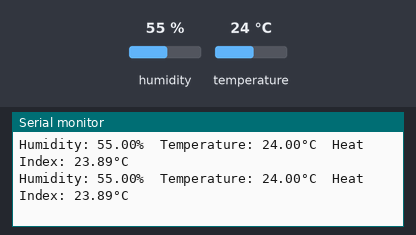
Bench run of a sketch on a simulated Arduino Nano, built with avr-gcc and run on an emulated ATmega328P. Shown: the last lines printed to the serial monitor. The inputs (shaded band) are chosen by the test bench; at power-on: humidity 55 %, temperature 24 °C.

Above: at 4.8 s.
4.9 s: humidity set to 22 %
At 7.3 s:
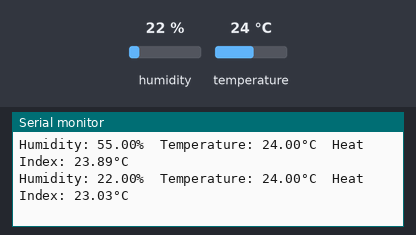
7.9 s: temperature set to 12 °C
At 8.6 s:
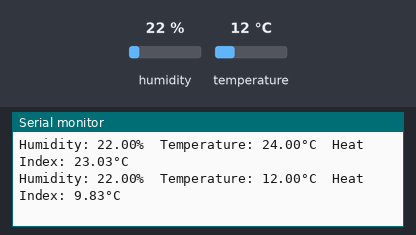
10.9 s: humidity set to 40 %
At 13.4 s:
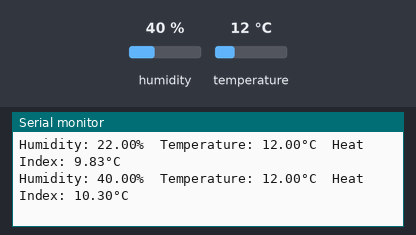
Timing chart, 0 to 14.9 s (numbered marks = the images above; inputs shaded):
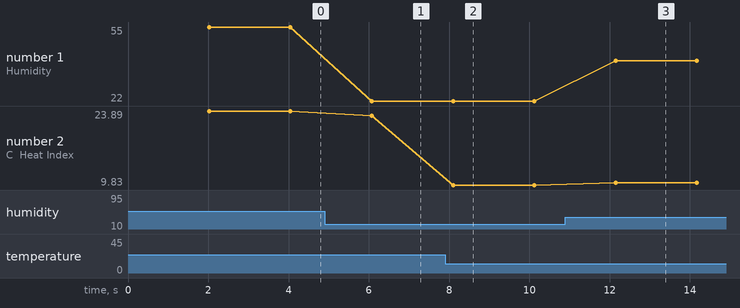

Measured:
- after the input at 4.9 s, the serial monitor: prints a new line after 1.2 s (image 1)
- after the input at 7.9 s, the serial monitor: prints a new line after 0.20 s (image 2)
- after the input at 10.9 s, the serial monitor: prints a new line after 1.2 s (image 3)
- plotted number 1: 55 → 22 after the input at 4.9 s, 22 → 40 after the input at 10.9 s
- plotted number 2: 23.89 → 23.03 after the input at 4.9 s, 23.03 → 9.83 after the input at 7.9 s, 9.83 → 10.3 after the input at 10.9 s

The sketch:

dht11.ino
```cpp
/*
 * ==================================================
 * File Name:      dht11.ino
 * Description:    Displays temperature, humidity, and heat index using a DHT11 sensor.
 * Author:         Alberto Castañeiras
 * Creation Date:  2024-10-20
 * Version:        1.0
 * ==================================================
 * Hardware:       Arduino Nano, DHT11 sensor
 * Dependencies:   DHT library
 * Notes:
 * ==================================================
 * DHT11 Sensor:
 *   D2 ==> Data Pin
 * ==================================================
 */
#include "DHT.h"

#define DHTPIN 2      // Pin where the DHT11 is connected
#define DHTTYPE DHT11 // Specify the type of DHT sensor

// Initialize the DHT11 sensor
DHT dht(DHTPIN, DHTTYPE);

void setup()
{
    Serial.begin(9600);

    dht.begin(); // Start the DHT sensor
}

void loop()
{
    // Wait a few seconds between measurements
    delay(2000);

    float h = dht.readHumidity();    // Read humidity
    float t = dht.readTemperature(); // Read temperature in Celsius by default

    // Check if any reads failed
    if (isnan(h) || isnan(t))
    {
        Serial.println(F("Failed to read from DHT sensor!"));
        return;
    }

    // Compute the heat index in Celsius (isFahrenheit = false)
    float hic = dht.computeHeatIndex(t, h, false);

    // Print the results to the Serial Monitor
    Serial.print(F("Humidity: "));
    Serial.print(h);
    Serial.print(F("%  Temperature: "));
    Serial.print(t);
    Serial.print(F("°C  Heat Index: "));
    Serial.print(hic);
    Serial.println(F("°C"));
}
```
